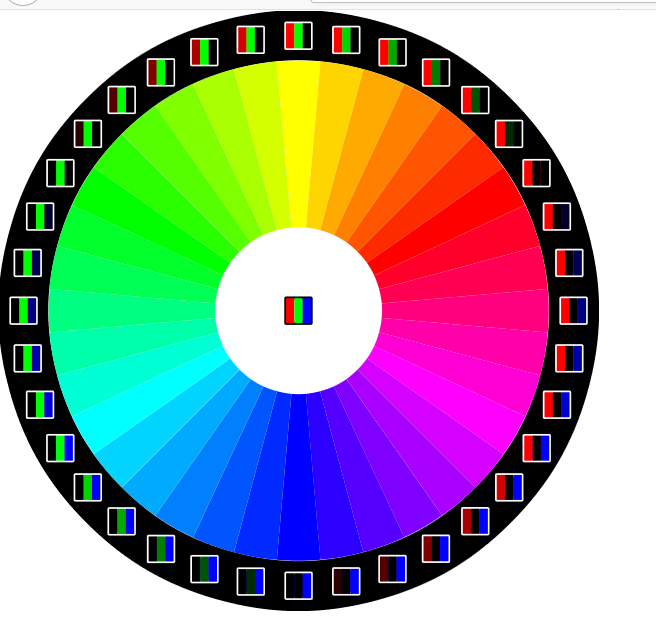
%> input picture CLASE_2/rgb2.PNG, 656 x 625 px
$ octave CLASE_2.m   (GNU Octave 9; MATLAB toolbox functions it lacks are replaced by stand-ins)
%> lines starting %> are read from the running program, lines starting %| are printed output that depends on the picture
clear all;close all;clc;
a=imread('rgb2.png');
%> a is the input picture: size 625x656x3 uint8; mean R, G, B 153.1, 153.1, 153.2
figure(1);imshow(a);impixelinfo
b=rgb2gray(a);[fil,col]=size(b);
%> after `b=rgb2gray(a)`:
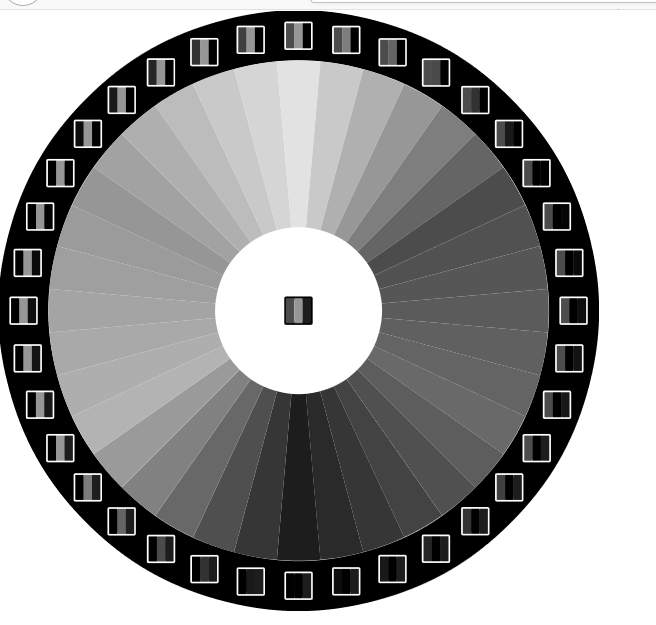
%> b: size 625x656 uint8; min 0, max 255, mean 153.1
%> after `[fil,col]=size(b)`: fil = 625; col = 656
figure(2);imshow(b);impixelinfo;
C=[b,b,b];
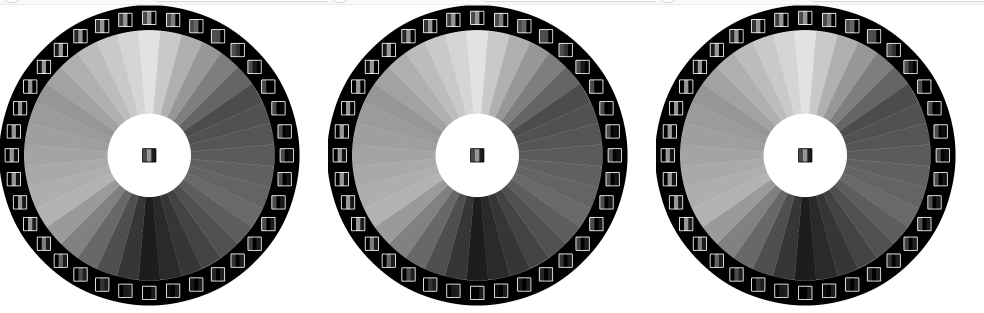
%> C: size 625x1968 uint8 (shown at 1/2 size); min 0, max 255, mean 153.1
figure(3);imshow(C);impixelinfo;
d=reshape(C,[fil, col, 3]);
figure(4);imshow(d);impixelinfo
e=reshape(a,[fil,col*3]);
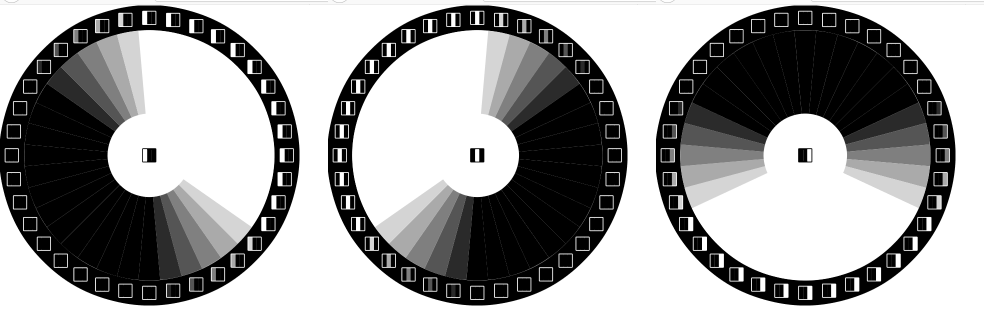
%> e: size 625x1968 uint8 (shown at 1/2 size); min 0, max 255, mean 153.2
figure(5);imshow(e);impixelinfo
